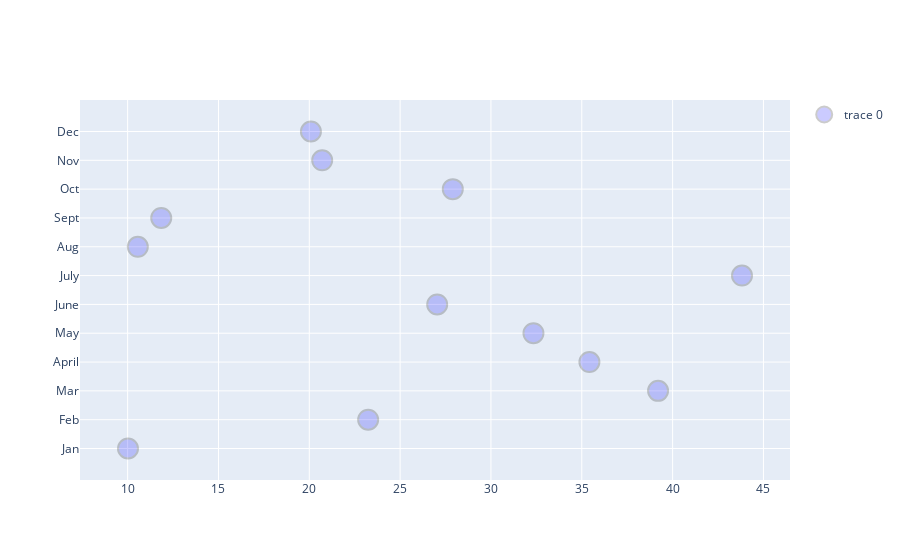

Notebook code for this chart:
### Code cell
import plotly.graph_objects as go

# Generate example data
import numpy as np

x = x_axis
y = y_axis

# Build figure
fig = go.Figure()

# Add scatter trace with medium sized markers
fig.add_trace(
    go.Scatter(
        mode='markers',
        x=y,
        y=x,
        marker=dict(
            color='Blue',
            size=20,
            opacity=0.2,
            line=dict(
                color='black',
                width=2
            )
        ),
        showlegend=True
    )
)




fig.show()

### Figure 1 — Plotly figure (JSON) as saved in the notebook; plotly's stock layout.template omitted (floating-point values rounded to 4 significant figures)
{"data": [{"marker": {"color": "Blue", "line": {"color": "black", "width": 2}, "opacity": 0.2, "size": 20}, "mode": "markers", "showlegend": true, "type": "scatter", "x": [10.02, 23.24, 39.2, 35.42, 32.34, 27.04, 43.82, 10.56, 11.85, 27.9, 20.71, 20.09], "y": ["Jan", "Feb", "Mar", "April", "May", "June", "July", "Aug", "Sept", "Oct", "Nov", "Dec"]}], "layout": {}}
